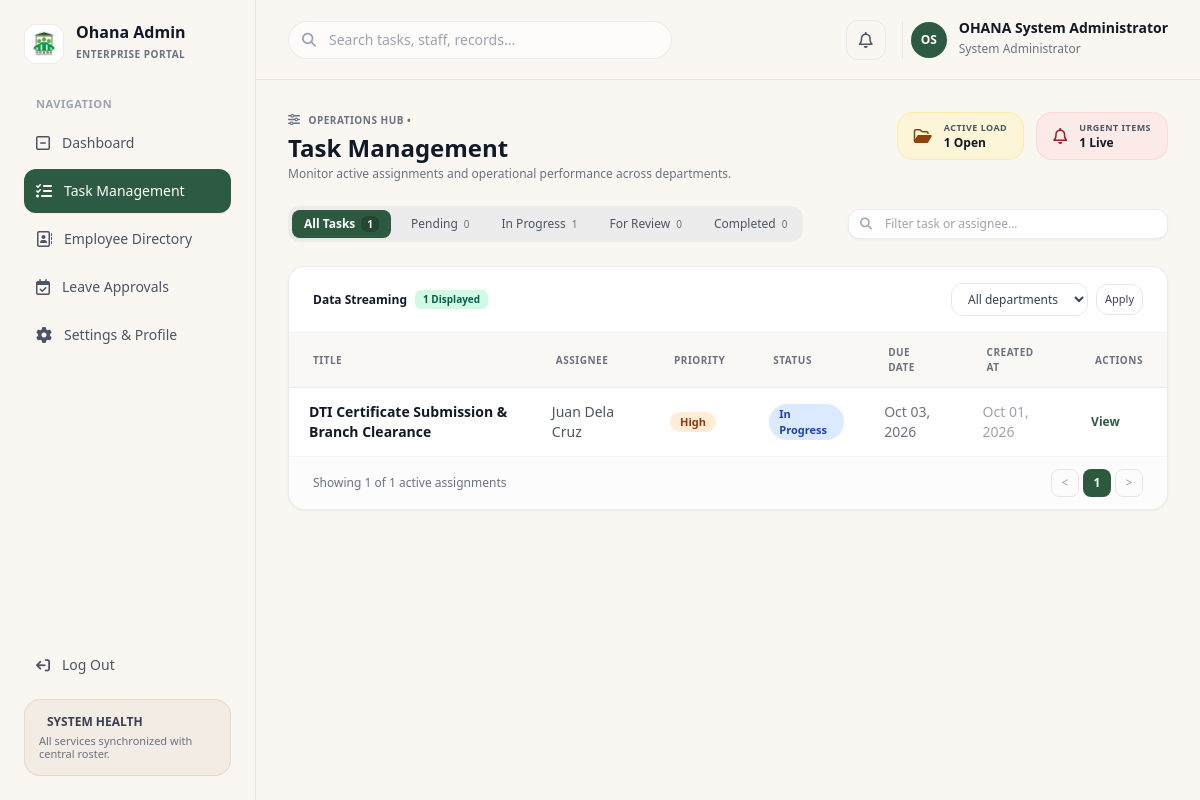
The app's page /admin_task_management.php (signed in) with its own data.
### tables this page shows
CREATE TABLE IF NOT EXISTS `tasks` (
    `id`            INT UNSIGNED    NOT NULL AUTO_INCREMENT,
    `request_id`    INT UNSIGNED    NULL,                
    `title`         VARCHAR(200)    NOT NULL,
    `description`   TEXT            NULL,
    `assigned_to`   INT UNSIGNED    NOT NULL,            
    `assigned_by`   INT UNSIGNED    NOT NULL,            
    `priority`      ENUM('low','normal','high','critical')
                                    NOT NULL DEFAULT 'normal',
    `status`        ENUM('pending','in_progress','for_review','completed','cancelled')
                                    NOT NULL DEFAULT 'pending',
    `due_date`      DATE            NULL,
    `completed_at`  DATETIME        NULL,
    `created_at`    DATETIME        NOT NULL DEFAULT CURRENT_TIMESTAMP,
    `updated_at`    DATETIME        NOT NULL DEFAULT CURRENT_TIMESTAMP
                                        ON UPDATE CURRENT_TIMESTAMP,
    PRIMARY KEY (`id`),
    INDEX `idx_assigned_to` (`assigned_to`),
    INDEX `idx_assigned_by` (`assigned_by`),
    INDEX `idx_status` (`status`),
    INDEX `idx_due_date` (`due_date`),
    CONSTRAINT `fk_tasks_request`
        FOREIGN KEY (`request_id`) REFERENCES `service_requests`(`id`)
        ON DELETE SET NULL ON UPDATE CASCADE,
    CONSTRAINT `fk_tasks_assignee`
        FOREIGN KEY (`assigned_to`) REFERENCES `users`(`id`)
        ON UPDATE CASCADE,
    CONSTRAINT `fk_tasks_assigner`
        FOREIGN KEY (`assigned_by`) REFERENCES `users`(`id`)
        ON UPDATE CASCADE
);

CREATE TABLE IF NOT EXISTS `users` (
    `id`            INT UNSIGNED    NOT NULL AUTO_INCREMENT,
    `full_name`     VARCHAR(150)    NOT NULL,
    `email`         VARCHAR(191)    NOT NULL,
    `password_hash` VARCHAR(255)    NOT NULL,            
    `role`          ENUM('admin','supervisor','employee','client')
                                    NOT NULL DEFAULT 'client',
    `phone`         VARCHAR(20)     NULL,
    `position`      VARCHAR(100)    NULL,                
    `department`    VARCHAR(100)    NULL,                
    `status`        ENUM('active','inactive','suspended')
                                    NOT NULL DEFAULT 'active',
    `profile_photo` VARCHAR(255)    NULL,
    `created_at`    DATETIME        NOT NULL DEFAULT CURRENT_TIMESTAMP,
    `updated_at`    DATETIME        NOT NULL DEFAULT CURRENT_TIMESTAMP
                                        ON UPDATE CURRENT_TIMESTAMP,
    `last_login`    DATETIME        NULL,
    PRIMARY KEY (`id`),
    UNIQUE KEY `uq_email` (`email`),
    INDEX `idx_role` (`role`),
    INDEX `idx_status` (`status`)
);

### admin_task_management.php (the view, shortened to what the rows shown need)
<?php
require_once __DIR__ . '/config/auth.php';
$page = max(1, (int) ($_GET['page'] ?? 1));
$perPage = 8;
$where = [];
$params = [];
$whereSql = $where ? 'WHERE ' . implode(' AND ', $where) : '';
$countStmt = $pdo->prepare("SELECT COUNT(*) FROM tasks t LEFT JOIN users u ON t.assigned_to = u.id LEFT JOIN service_requests sr ON t.request_id = sr.id $whereSql");
$countStmt->execute($params);
$totalTasks = (int) $countStmt->fetchColumn();
$totalPages = max(1, (int) ceil($totalTasks / $perPage));
$page = min($page, $totalPages);
$offset = ($page - 1) * $perPage;
$stmt = $pdo->prepare("SELECT t.*, u.full_name AS assignee_name, u.department AS assignee_department, sr.reference_no, sr.service_name FROM tasks t LEFT JOIN users u ON t.assigned_to = u.id LEFT JOIN service_requests sr ON t.request_id = sr.id $whereSql ORDER BY t.created_at DESC LIMIT $perPage OFFSET $offset");
$stmt->execute($params);
$tasks = $stmt->fetchAll(PDO::FETCH_ASSOC);
?>
<!DOCTYPE html>
<html lang="en">
<head>
    <script src="https://cdn.tailwindcss.com"></script>
    <link rel="stylesheet" href="https://cdnjs.cloudflare.com/ajax/libs/font-awesome/6.4.0/css/all.min.css">
</head>
<body class="bg-[#FAF7F2] text-gray-800 antialiased flex h-screen overflow-hidden">
    <aside class="w-64 bg-[#FAF7F2] border-r border-amber-900/10 flex flex-col justify-between p-6 shrink-0 sticky top-0 h-screen overflow-y-auto">
        <div>
            <a href="admin_dashboard.php" class="flex items-center gap-3 mb-8 group">
                <div>
                    <h1 class="font-bold text-gray-900 leading-none text-base">Ohana Admin</h1>
                </div>
            </a>
        </div>
    </aside>
    <main class="flex-1 flex flex-col min-w-0 min-h-0 overflow-hidden">
        <div class="p-8 space-y-6 overflow-y-auto flex-1 min-h-0">
            <div class="flex items-start justify-between">
                <div>
                    <h2 class="text-2xl font-extrabold text-gray-900">Task Management</h2>
                </div>
            </div>
            <div class="bg-white rounded-2xl border border-gray-200/80 shadow-sm overflow-hidden">
                <div class="overflow-x-auto">
                    <table class="w-full text-left border-collapse">
                        <thead>
                            <tr class="bg-[#f7f3ed]/60 text-[10px] font-bold text-gray-500 uppercase tracking-wider border-b border-gray-200/60">
                                <th class="py-3 px-6">TITLE</th>
                                <th class="py-3 px-6">ASSIGNEE</th>
                                <th class="py-3 px-6">PRIORITY</th>
                                <th class="py-3 px-6">STATUS</th>
                                <th class="py-3 px-6">DUE DATE</th>
                                <th class="py-3 px-6">CREATED AT</th>
                                <th class="py-3 px-6">ACTIONS</th>
                            </tr>
                        </thead>
                        <tbody class="divide-y divide-gray-100 text-xs">
                            <?php if (empty($tasks)): ?>
                                <tr><td colspan="7" class="text-center py-10 text-gray-400">No tasks match the current filters.</td></tr>
                            <?php else: foreach ($tasks as $task):
                                $priority_classes = ['critical' => 'bg-red-100 text-red-800', 'high' => 'bg-orange-100 text-orange-800', 'normal' => 'bg-blue-100 text-blue-800', 'low' => 'bg-gray-100 text-gray-600'];
                                $status_classes = ['completed' => 'bg-emerald-100 text-emerald-800', 'in_progress' => 'bg-blue-100 text-blue-800', 'pending' => 'bg-amber-100 text-amber-800', 'for_review' => 'bg-purple-100 text-purple-800'];
                                $pclass = $priority_classes[$task['priority']] ?? 'bg-gray-100 text-gray-600';
                                $sclass = $status_classes[$task['status']] ?? 'bg-gray-100 text-gray-600';
                            ?>
                                <tr class="border-t border-gray-100 hover:bg-gray-50/50 transition">
                                    <td class="py-3.5 px-5 text-sm font-semibold text-gray-900"><?= htmlspecialchars($task['title']) ?></td>
                                    <td class="py-3.5 px-5 text-sm text-gray-600"><?= htmlspecialchars($task['assignee_name'] ?? '—') ?></td>
                                    <td class="py-3.5 px-5"><span class="inline-block px-2.5 py-0.5 rounded-full text-[11px] font-semibold <?= $pclass ?>"><?= ucfirst($task['priority']) ?></span></td>
                                    <td class="py-3.5 px-5"><span class="inline-block px-2.5 py-0.5 rounded-full text-[11px] font-semibold <?= $sclass ?>"><?= ucwords(str_replace('_', ' ', $task['status'])) ?></span></td>
                                    <td class="py-3.5 px-5 text-sm text-gray-500"><?= $task['due_date'] ? date('M d, Y', strtotime($task['due_date'])) : '—' ?></td>
                                    <td class="py-3.5 px-5 text-sm text-gray-400"><?= date('M d, Y', strtotime($task['created_at'])) ?></td>
                                    <td class="py-3.5 px-5"><button type="button" data-open-task="1" data-title="<?= htmlspecialchars($task['title']) ?>" data-assignee="<?= htmlspecialchars($task['assignee_name'] ?? 'Unassigned') ?>" data-priority="<?= htmlspecialchars(ucfirst($task['priority'])) ?>" data-status="<?= htmlspecialchars(ucwords(str_replace('_', ' ', $task['status']))) ?>" data-description="<?= htmlspecialchars($task['description'] ?: 'No description provided.') ?>" data-department="<?= htmlspecialchars($task['assignee_department'] ?: '—') ?>" data-duedate="<?= htmlspecialchars($task['due_date'] ? date('M d, Y', strtotime($task['due_date'])) : 'Not set') ?>" class="text-xs font-semibold text-[#2D5A43] hover:underline">View</button></td>
                                </tr>
                            <?php endforeach; endif; ?>
                        </tbody>
                    </table>
                </div>
            </div>
        </div>
    </main>
</body>
</html>

### records on screen
tasks: title "DTI Certificate Submission & Branch Clearance", assigned_to.full_name "Juan Dela Cruz", priority "High", status "In Progress", due_date "Oct 03, 2026", created_at "Oct 01, 2026"

### other values on screen
$user['initials'] "OS"
$user['full_name'] "OHANA System Administrator"
$user['position'] "System Administrator"
$task_counts['all'] "1"
$task_counts['pending'] + $task_counts['in_progress'] "1"
$task_counts['pending'] "0"
$task_counts['in_progress'] "1"
$task_counts['for_review'] "0"
$task_counts['completed'] "0"
count($tasks) "1"
$totalTasks "1"
